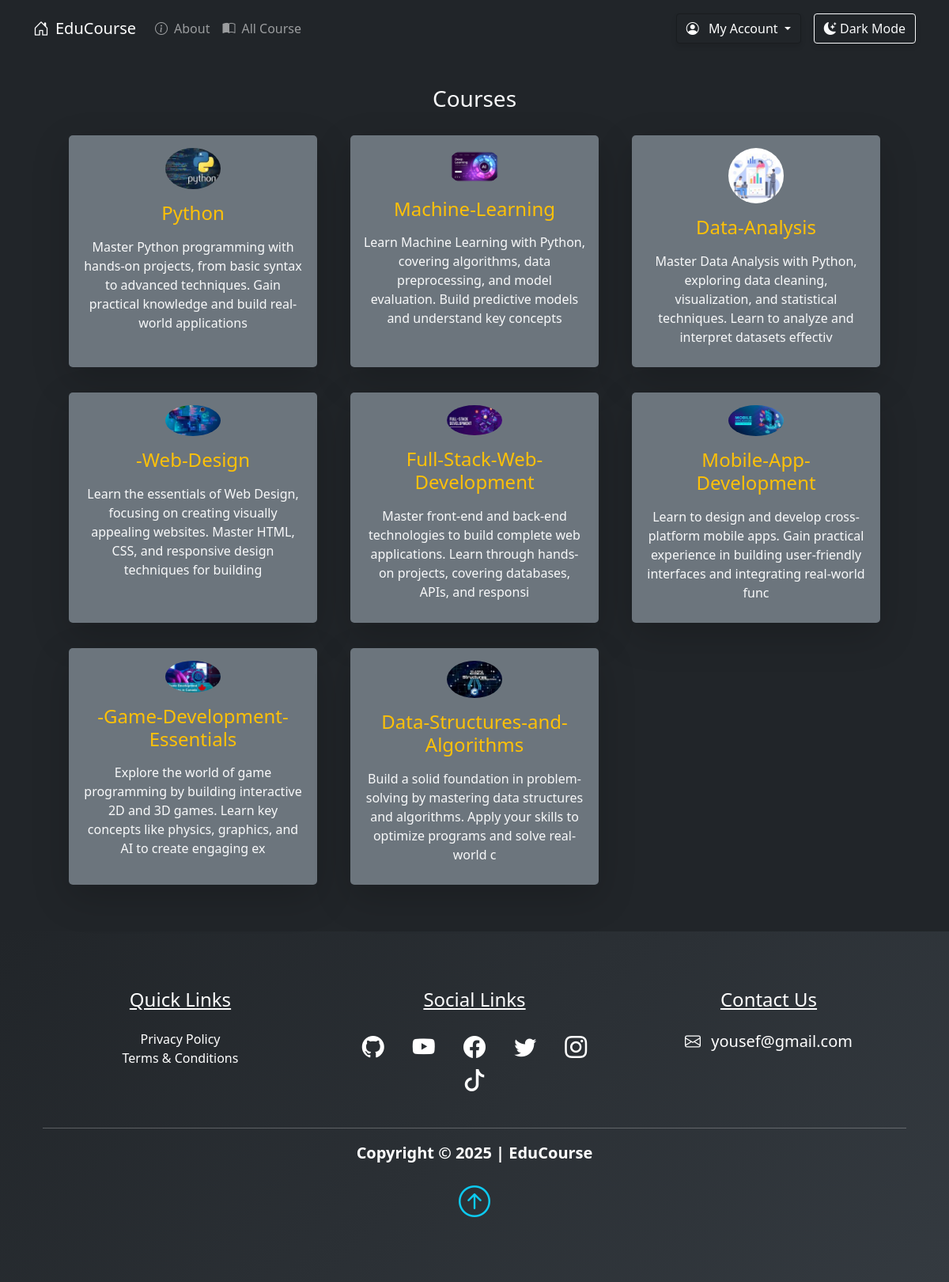
Screenshot of /courses (signed in) with the database file from the repository.
### pythonic/models.py (models this page shows, shortened)
class Course(db.Model):
    id = db.Column(db.Integer, primary_key=True)
    title = db.Column(db.String(50), unique=True, nullable=False)
    description = db.Column(db.String(150), nullable=False)
    icon = db.Column(db.String(20), nullable=False, default="default_icon.jpg")
    lessons = db.relationship("Lesson", backref="course_name", lazy=True)

### pythonic/routes.py (the view)
@app.route("/courses")
def courses():
    courses = Course.query.all()
    return render_template("courses.html", title="Courses", courses=courses)

### pythonic/models.py (called while the page is built)
@login_manager.user_loader
def load_user(user_id):
    return User.query.get(int(user_id))

### pythonic/templates/courses.html
{% extends "layout.html"%}
{% block content %}
<section class="bg-dark">
    <div class="container p-5">
        <h3 class="text-center text-light" id='learn'>Courses</h3>
        <div class="row">
            {% for course in courses %}
            <div class="col-sm-12 col-md-6 col-lg-4 p-3 d-flex align-items-stretch">
                <a href="{{url_for('course', course_title=course.title)}}" class="text-decoration-none">
                    <div class="card bg-secondary text-light h-100 border-0 shadow-lg">
                        <div class="card-body text-center">
                            <img src="{{url_for('static', filename='course_icons/'+course.icon)}}" alt="{{course.title}} icon"
                                class="card-img w-25 rounded-circle mb-3">
                            <h4 class="card-title mb-3 text-warning">
                                {{course.title}}
                            </h4>
                            <p class="card-text">{{course.description}}</p>
                        </div>
                    </div>
                </a>
            </div>
            {% endfor %}
        </div>
    </div>
</section>
{% endblock content %}

### pythonic/static/main.css (style rules this page uses)
body::before { display: block; content: ''; height: 60px; }
.card { transition: 0.7s ease; box-shadow: 0 5px 15px rgba(1 1 1/ 15); border-radius: 5px; margin: 5px; }

### pythonic/static/styles.css (style rules this page uses)
.card-body img { transition: transform 0.3s ease; }

### rows the page displays
Course: icon (picture), title "Python", description "Master Python programming with hands-on projects, from basic syntax to advanced techniques. Gain practical knowledge and build real-world applications"
Course: icon (picture), title "Machine-Learning", description "Learn Machine Learning with Python, covering algorithms, data preprocessing, and model evaluation. Build predictive models and understand key concepts"
Course: icon (picture), title "Data-Analysis", description "Master Data Analysis with Python, exploring data cleaning, visualization, and statistical techniques. Learn to analyze and interpret datasets effectiv"
Course: icon (picture), title "-Web-Design", description "Learn the essentials of Web Design, focusing on creating visually appealing websites. Master HTML, CSS, and responsive design techniques for building"
Course: icon (picture), title "Full-Stack-Web-Development", description "Master front-end and back-end technologies to build complete web applications. Learn through hands-on projects, covering databases, APIs, and responsi"
Course: icon (picture), title "Mobile-App-Development", description "Learn to design and develop cross-platform mobile apps. Gain practical experience in building user-friendly interfaces and integrating real-world func"
Course: icon (picture), title "-Game-Development-Essentials", description "Explore the world of game programming by building interactive 2D and 3D games. Learn key concepts like physics, graphics, and AI to create engaging ex"
Course: icon (picture), title "Data-Structures-and-Algorithms", description "Build a solid foundation in problem-solving by mastering data structures and algorithms. Apply your skills to optimize programs and solve real-world c"
